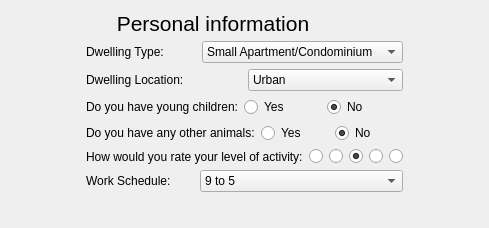
   <widget class="QWidget" name="tabInformation">
    <attribute name="title">
     <string>Information</string>
    </attribute>
    <layout class="QGridLayout" name="gridLayout_7">
     <item row="0" column="0">
      <layout class="QVBoxLayout" name="verticalLayout_8">
       <property name="leftMargin">
        <number>75</number>
       </property>
       <property name="topMargin">
        <number>0</number>
       </property>
       <property name="rightMargin">
        <number>75</number>
       </property>
       <property name="bottomMargin">
        <number>25</number>
       </property>
       <item>
        <widget class="QLabel" name="label_26">
         <property name="minimumSize">
          <size>
           <width>254</width>
           <height>24</height>
          </size>
         </property>
         <property name="maximumSize">
          <size>
           <width>254</width>
           <height>24</height>
          </size>
         </property>
         <property name="font">
          <font>
           <pointsize>16</pointsize>
          </font>
         </property>
         <property name="text">
          <string>Personal information</string>
         </property>
         <property name="alignment">
          <set>Qt::AlignCenter</set>
         </property>
        </widget>
       </item>
       <item>
        <layout class="QHBoxLayout" name="horizontalLayout_22">
         <item>
          <widget class="QLabel" name="lbDwellingType">
           <property name="text">
            <string>Dwelling Type:</string>
           </property>
          </widget>
         </item>
         <item>
          <widget class="QComboBox" name="cbDwellingType">
           <item>
            <property name="text">
             <string>Small Apartment/Condominium</string>
            </property>
           </item>
           <item>
            <property name="text">
             <string>Large Apartment/Condominium</string>
            </property>
           </item>
           <item>
            <property name="text">
             <string>Townhouse</string>
            </property>
           </item>
           <item>
            <property name="text">
             <string>Detached House</string>
            </property>
           </item>
           <item>
            <property name="text">
             <string>Farm</string>
            </property>
           </item>
          </widget>
         </item>
        </layout>
       </item>
       <item>
        <layout class="QHBoxLayout" name="horizontalLayout_21">
         <item>
          <widget class="QLabel" name="lbDwellingLocation">
           <property name="text">
            <string>Dwelling Location:</string>
           </property>
          </widget>
         </item>
         <item>
          <widget class="QComboBox" name="cbLocation">
           <item>
            <property name="text">
             <string>Urban</string>
            </property>
           </item>
           <item>
            <property name="text">
             <string>Suburban</string>
            </property>
           </item>
           <item>
            <property name="text">
             <string>Rural</string>
            </property>
           </item>
          </widget>
         </item>
        </layout>
       </item>
       <item>
        <layout class="QHBoxLayout" name="horizontalLayout_20">
         <item>
          <widget class="QLabel" name="lbChildren">
           <property name="text">
            <string>Do you have young children:</string>
           </property>
          </widget>
         </item>
         <item>
          <widget class="QRadioButton" name="rbYoungChildrenYes">
           <property name="text">
            <string>Yes</string>
           </property>
           <attribute name="buttonGroup">
            <string notr="true">groupYoungChildren</string>
           </attribute>
          </widget>
         </item>
         <item>
          <widget class="QRadioButton" name="rbYoungChildrenNo">
           <property name="text">
            <string>No</string>
           </property>
           <property name="checked">
            <bool>true</bool>
           </property>
           <attribute name="buttonGroup">
            <string notr="true">groupYoungChildren</string>
           </attribute>
          </widget>
         </item>
        </layout>
       </item>
       <item>
        <layout class="QHBoxLayout" name="horizontalLayout_19">
         <item>
          <widget class="QLabel" name="lbOtherAnimals">
           <property name="text">
            <string>Do you have any other animals:</string>
           </property>
          </widget>
         </item>
         <item>
          <widget class="QRadioButton" name="rbOtherAnimalsYes">
           <property name="text">
            <string>Yes</string>
           </property>
           <attribute name="buttonGroup">
            <string notr="true">groupOtherAnimals</string>
           </attribute>
          </widget>
         </item>
         <item>
          <widget class="QRadioButton" name="rbOtherAnimalsNo">
           <property name="text">
            <string>No</string>
           </property>
           <property name="checked">
            <bool>true</bool>
           </property>
           <attribute name="buttonGroup">
            <string notr="true">groupOtherAnimals</string>
           </attribute>
          </widget>
         </item>
        </layout>
       </item>
       <item>
        <layout class="QHBoxLayout" name="horizontalLayout_23">
         <item>
          <widget class="QLabel" name="lbActivityLevel">
           <property name="text">
            <string>How would you rate your level of activity:</string>
           </property>
          </widget>
         </item>
         <item>
          <widget class="QRadioButton" name="rbActivityLevel1">
           <property name="text">
            <string/>
           </property>
           <attribute name="buttonGroup">
            <string notr="true">groupActivityLevel</string>
           </attribute>
          </widget>
         </item>
         <item>
          <widget class="QRadioButton" name="rbActivityLevel2">
           <property name="text">
            <string/>
           </property>
           <attribute name="buttonGroup">
            <string notr="true">groupActivityLevel</string>
           </attribute>
          </widget>
         </item>
         <item>
          <widget class="QRadioButton" name="rbActivityLevel3">
           <property name="text">
            <string/>
           </property>
           <property name="checked">
            <bool>true</bool>
           </property>
           <attribute name="buttonGroup">
            <string notr="true">groupActivityLevel</string>
           </attribute>
          </widget>
         </item>
         <item>
          <widget class="QRadioButton" name="rbActivityLevel4">
           <property name="text">
            <string/>
           </property>
           <attribute name="buttonGroup">
            <string notr="true">groupActivityLevel</string>
           </attribute>
          </widget>
         </item>
         <item>
          <widget class="QRadioButton" name="rbActivityLevel5">
           <property name="text">
            <string/>
           </property>
           <attribute name="buttonGroup">
            <string notr="true">groupActivityLevel</string>
           </attribute>
          </widget>
         </item>
        </layout>
       </item>
       <item>
        <layout class="QHBoxLayout" name="horizontalLayout_24">
         <item>
          <widget class="QLabel" name="lbWorkSchedule">
           <property name="text">
            <string>Work Schedule:</string>
           </property>
          </widget>
         </item>
         <item>
          <widget class="QComboBox" name="cbWorkSchedule">
           <item>
            <property name="text">
             <string>9 to 5</string>
            </property>
           </item>
           <item>
            <property name="text">
             <string>Afternoon to late evening</string>
            </property>
           </item>
           <item>
            <property name="text">
             <string>Varying shifts</string>
            </property>
           </item>
           <item>
            <property name="text">
             <string>Overnight shifts</string>
            </property>
           </item>
           <item>
            <property name="text">
             <string>Early morning to early afternoon</string>
            </property>
           </item>
           <item>
            <property name="text">
             <string>Inconsistent</string>
            </property>
           </item>
           <item>
            <property name="text">
             <string>Unemployed</string>
            </property>
           </item>
          </widget>
         </item>
        </layout>
       </item>
      </layout>
     </item>
    </layout>
   </widget>
